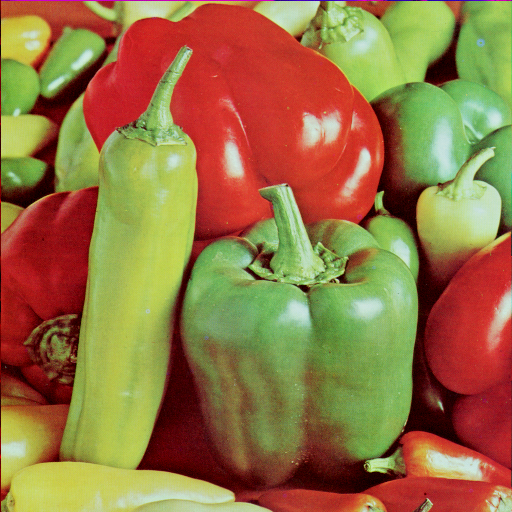
#> input picture CYTech/AnalyseImage/Images/pepper.bmp, 512 x 512 px, found by its file name
$ python segmentation.py
#> lines starting #> are read from the running program, lines starting #| are printed output that depends on the picture; after the words box and inside, x2 and y2 are one past the last pixel; in counts of white or black regions, pixels touching at a corner belong together
from random import randrange
import matplotlib.pyplot as plt
import cv2

"""im = cv2.imread("CYTech/AnalyseImage/Images/pepper.bmp")
vals = im.mean(axis=2).flatten()
b,bins,patches = plt.hist(vals,255)
plt.xlim([0,255])
plt.show()
"""
from PIL import Image
import numpy as np
from scipy import signal as sig

im = Image.open("CYTech/AnalyseImage/Images/pepper.bmp")
#> im is the input picture: PIL image 512x512 RGB; mean R, G, B 149.8, 115.6, 66.5
pixels = im.load()

"""r,g,b = im.split()
print(r.histogram())"""

largeur = im.width
#> largeur = 512
hauteur = im.height
#> hauteur = 512
treshold = randrange(0,255)
print(treshold)
for i in range(hauteur):
    for j in range(largeur):
        coordonnee = i,j
        #print(im.getpixel(coordonnee))

#im.show()
from skimage import data
from skimage import filters
from skimage.color import rgb2gray
from skimage import io
import matplotlib.pyplot as plt

im = io.imread("CYTech/AnalyseImage/Images/pepper.bmp")
gray_im = rgb2gray(im)
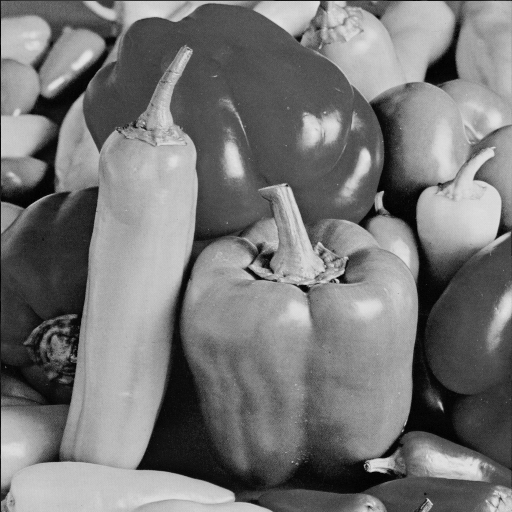
#> gray_im: shape (512, 512) float64; min 0, max 0.904, mean 0.468
plt.figure(figsize=(15,15))
"""io.imshow(gray_im)
io.show()"""

for i in range(10):
    binarized_gray = (gray_im > i*0.1)*1
    plt.subplot(5,2,i+1)
    plt.imshow(binarized_gray, cmap='gray')
#> this loop made 10 passes
#> pass 1, `binarized_gray = (gray_im > i*0.1)*1`:
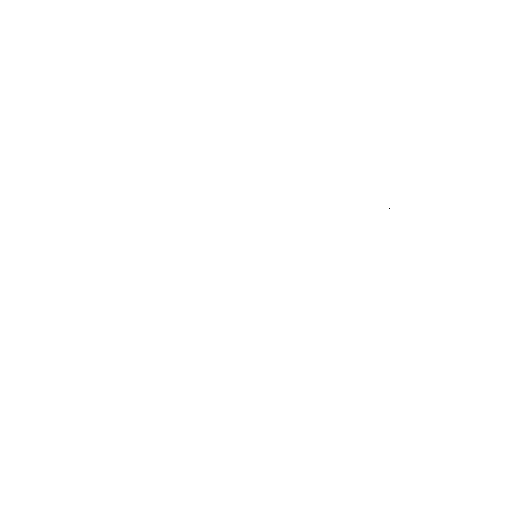
#> binarized_gray: shape (512, 512) int64; values 0 (black) and 1 (white), 100% white; black in thin lines or dots, all inside (x1, y1, x2, y2) = (389, 208, 390, 209)
#> pass 2, `binarized_gray = (gray_im > i*0.1)*1`:
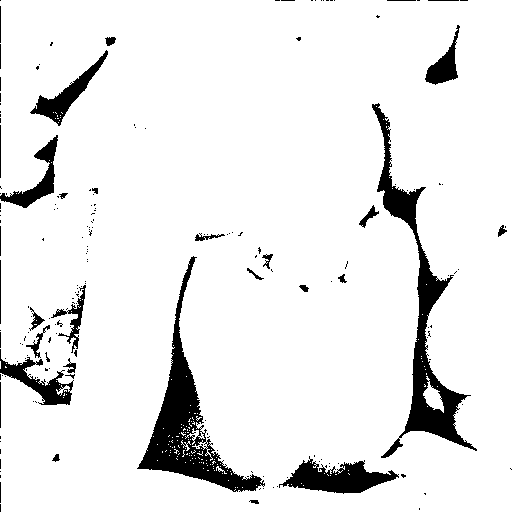
#> binarized_gray: shape (512, 512) int64; values 0 (black) and 1 (white), 91.8% white; 192 black regions (159 under 20 px), largest, box (x1, y1, x2, y2) and area: (137, 256, 265, 492) 6204, (372, 103, 477, 458) 6062, (279, 456, 399, 494) 2233
#> pass 3, `binarized_gray = (gray_im > i*0.1)*1`:
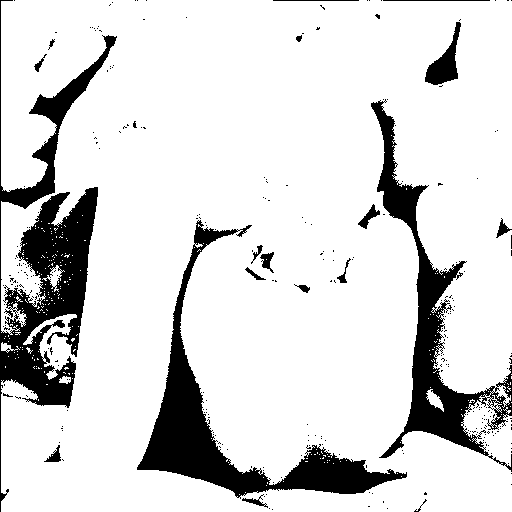
#> binarized_gray: shape (512, 512) int64; values 0 (black) and 1 (white), 85.3% white; 297 black regions (278 under 20 px), largest, box (x1, y1, x2, y2) and area: (0, 0, 117, 512) 14410, (137, 220, 407, 499) 11748, (371, 99, 512, 472) 9655
plt.tight_layout()
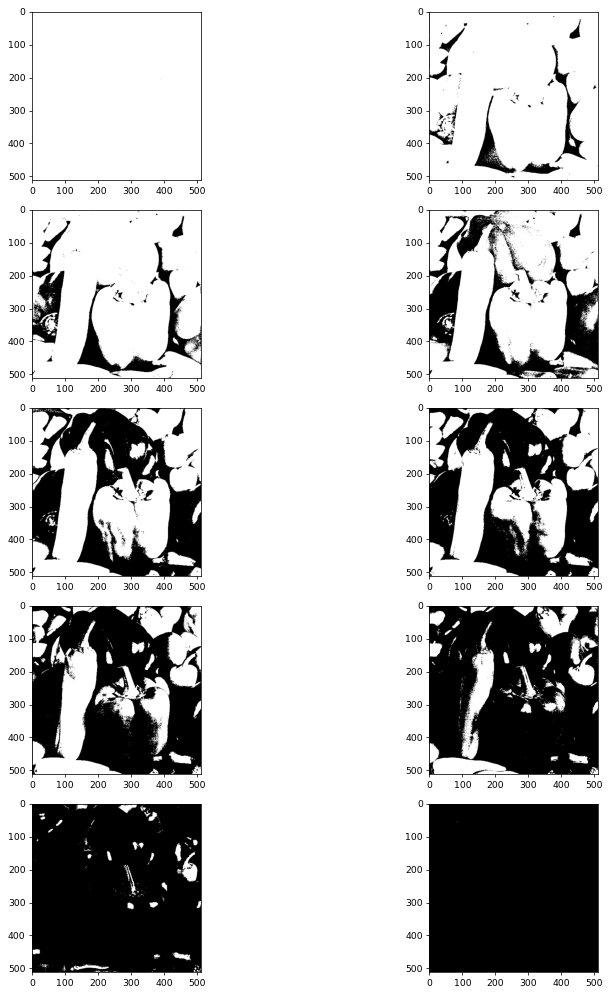
#> figure drawn by matplotlib, 10 panels
